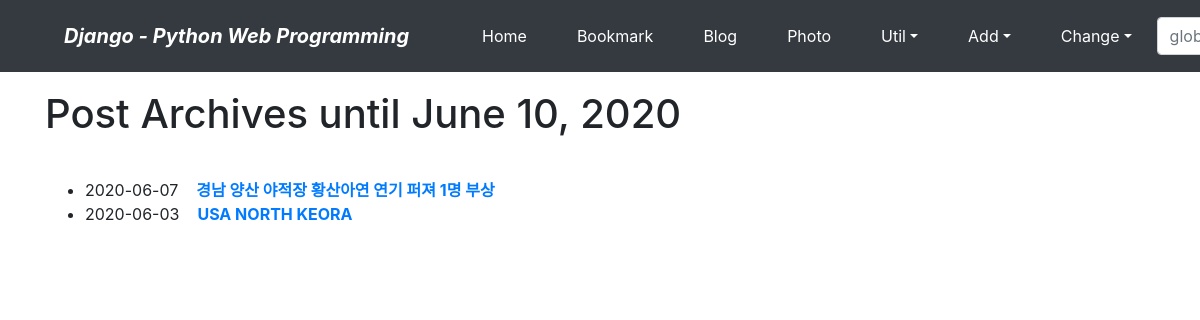
Screenshot of /blog/ with the database file from the repository.
### blog/models.py (models this page shows, shortened)
class Post(models.Model):
    title = models.CharField(verbose_name='TITLE', max_length=50)
    slug = models.SlugField("SLUG",unique=True, allow_unicode=True, help_text='one word for title alias.')
    description = models.CharField('DESCRIPTION', max_length=100, blank=True, help_text='simple description text.')
    content = models.TextField("CONTENT")
    create_dt = models.DateTimeField('CREATE DATE', auto_now_add=True)
    modify_dt = models.DateTimeField("MODIFY DATE", auto_now=True)
    tags = TaggableManager(blank=True)
    owner = models.ForeignKey(User, on_delete=models.CASCADE, verbose_name='OWNER', blank=True, null=True)
    class Meta:
        verbose_name = 'post'
        verbose_name_plural = 'posts'
        db_table = 'blog_posts'
        ordering = ('-modify_dt',)
    def get_absolute_url(self):
        return reverse('blog:post_detail', args=(self.slug,))

### blog/views.py (the view)
# urls.py: path('',views.PostLV.as_view(), name='index'),
class PostLV(ListView):
    model = Post
    template_name = 'blog/post_all.html'
    context_object_name = 'posts'
    paginate_by = 2

### blog/templates/blog/post_all.html (shortened to what this page needs)
{% extends "base.html" %}
{% block content %}
    <h1>Post Archives until {% now "N d, Y" %}</h1>
    <br/>
    <div>
        <ul>
            {% for post in object_list %}
            <li>{{ post.modify_dt|date:"Y-m-d" }}&nbsp;&nbsp;&nbsp;
            <a href="{{ post.get_absolute_url }}"><strong>{{ post.title }}</strong></a></li>
            {% endfor %}
        </ul>
    </div>
{% endblock %}

### rows the page displays
Post: modify_dt "2020-06-07", title "경남 양산 야적장 황산아연 연기 퍼져 1명 부상"
Post: modify_dt "2020-06-03", title "USA NORTH KEORA"
